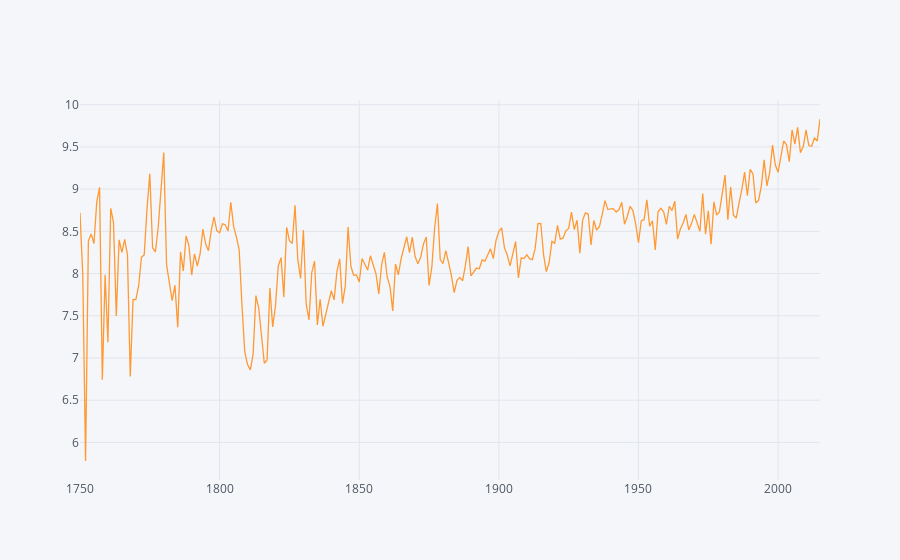

The cell this chart's notebook holds for it:
### Code cell
new_df = pd.read_csv('/Users/divyanshaarora/Downloads/archive (10)/GlobalTemperatures.csv')
new_df['year'] = pd.to_datetime( new_df['dt']).dt.year # Converting date into year and making new column.

by_new = new_df.groupby(['year'] )['LandAverageTemperature'].mean().reset_index()
new_pivot = by_new.pivot_table(values='LandAverageTemperature', index='year')
new_pivot.iplot(kind='scatter')

### Figure 1 — Plotly figure (JSON) as saved in the notebook; plotly's stock layout.template omitted (floating-point values rounded to 4 significant figures; data arrays with more than 128 entries replaced by an {"elided": "..."} marker saying what was removed)
{"data": [{"line": {"color": "rgba(255, 153, 51, 1.0)", "dash": "solid", "shape": "linear", "width": 1.3}, "mode": "lines", "name": "LandAverageTemperature", "text": "", "type": "scatter", "x": {"elided": "266 int values"}, "y": {"elided": "266 float values"}}], "layout": {"legend": {"bgcolor": "#F5F6F9", "font": {"color": "#4D5663"}}, "paper_bgcolor": "#F5F6F9", "plot_bgcolor": "#F5F6F9", "title": {"font": {"color": "#4D5663"}}, "xaxis": {"gridcolor": "#E1E5ED", "showgrid": true, "tickfont": {"color": "#4D5663"}, "title": {"font": {"color": "#4D5663"}, "text": ""}, "zerolinecolor": "#E1E5ED"}, "yaxis": {"gridcolor": "#E1E5ED", "showgrid": true, "tickfont": {"color": "#4D5663"}, "title": {"font": {"color": "#4D5663"}, "text": ""}, "zerolinecolor": "#E1E5ED"}}}
